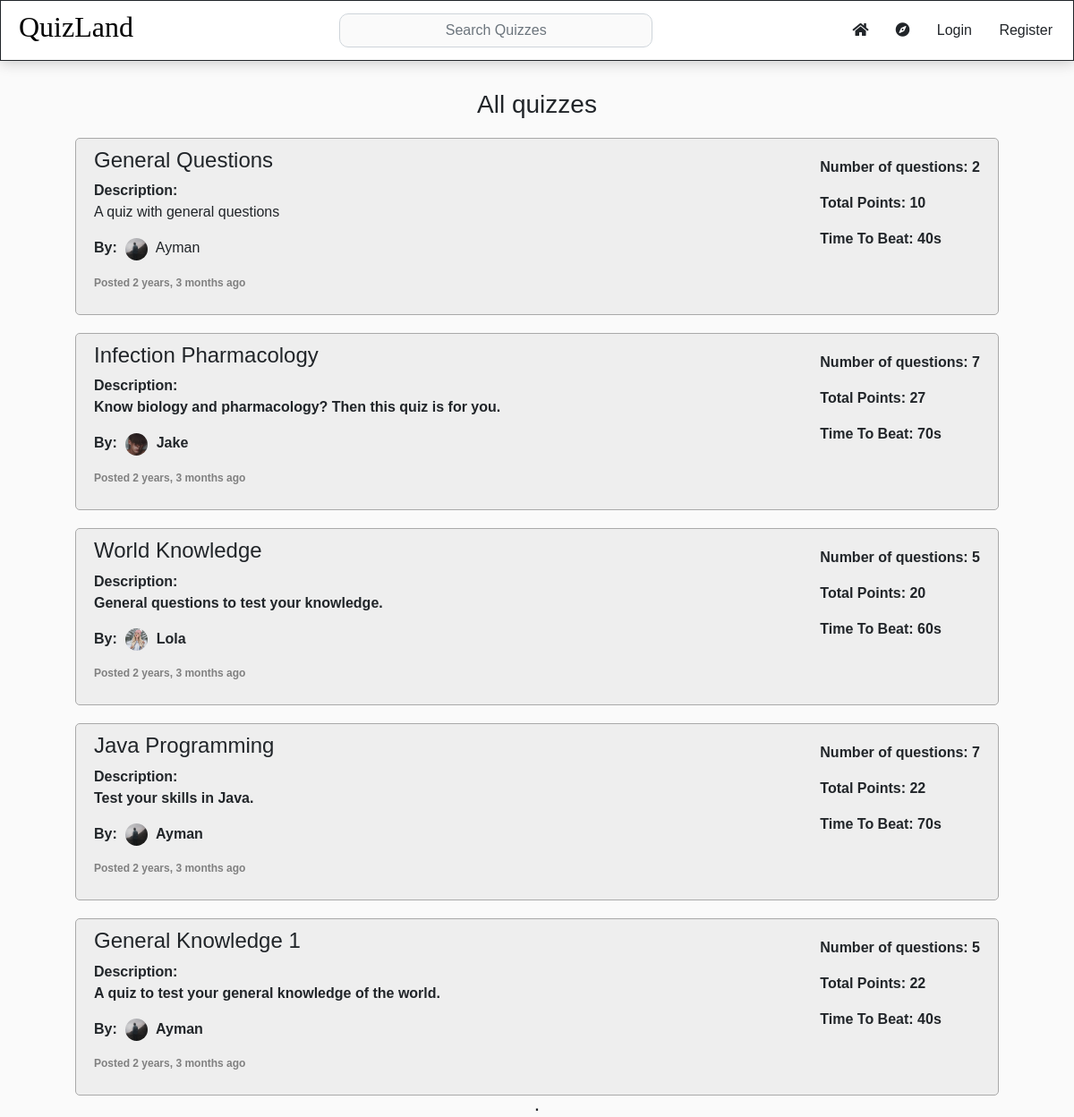
/explore, run on the app's committed database.
### quiz/models.py (models this page shows, shortened)
class quiz(models.Model):
    owner = models.ForeignKey(User, on_delete=models.CASCADE, related_name="quizzes")
    name = models.CharField(max_length=100)
    description = models.TextField(blank=True)
    totalpoints = models.IntegerField(default=0)
    n_ofquestions = models.IntegerField(default=0)
    date = models.DateTimeField(default=timezone.now)
    totaltime = models.IntegerField(default=0)
    def get_date(self):
        return humanize.naturaltime(self.date)

class User(AbstractUser):
    ppic = models.ImageField(upload_to='gallery', default="gallery/default.jpg", blank=True)

### quiz/views.py (the view)
# urls.py: path("explore", views.explore, name="explore"),
def explore (request):
        if request.user.is_authenticated:
            thisuser = User.objects.get(username=request.user.username)
            userinfo = profile.objects.get(owner=thisuser)
        else:
            thisuser = User.objects.none()
            userinfo = profile.objects.none()
        allquizzes = quiz.objects.all()
        latestquizzes = allquizzes.order_by('-date')
        paginatedquizzes = Paginator(latestquizzes, per_page=5)
        page_num = int(request.GET.get("page", 1))
        if page_num > paginatedquizzes.num_pages:
            raise Http404
        quizzes = paginatedquizzes.page(page_num)
        if is_ajax(request):
            return render (request, "explore_quiz.html", {
                "quizzes": quizzes,
            })
        return render (request, "explore.html", {
                "thisuserinfo": userinfo,
                "thisuser": thisuser,
                "quizzes": quizzes,
            })

### quiz/views.py (called while the page is built)
def is_ajax(request):
    return request.META.get("HTTP_X_REQUESTED_WITH") == "XMLHttpRequest"

### quiz/templates/explore.html
{% extends 'layout.html' %}
{% block body %}
<div class="main">
<div class="mrgin">
    <h3>All quizzes</h3>
    <div id="explore_quizzes">
        {% include 'explore_quiz.html' with quizzes=quizzes %}
    </div>
</div>
</div>
<div id = "ajaxdiv">
    <p>.</p>
</div>
{% endblock %}

### quiz/templates/explore_quiz.html
{% for quiz in quizzes %}
        <div class="quizcontainer_explore" onclick="location.href='quiz/{{ quiz.name }}'">
            <div class="firstcol">
                <h4 class="quizname">{{quiz.name}}</h4>
                {% if quiz.description %}
                    <p class="quizdesc">
                        <b>Description:</b><br>
                        {{quiz.description}}
                    </p>
                {% endif %}
                <p class="quizby"><b>By: </b><img class="quizpic" src="{{ quiz.owner.ppic.url }}"> {{quiz.owner.username}}</p>
                <p class="quizdate"><b>Posted {{quiz.get_date}}</p>
            </div>
            <div class="seccol">
                <p class="quiznumber"><b>Number of questions: </b>{{quiz.n_ofquestions}}</p>
                <p class="quizpoints"><b>Total Points: </b>{{quiz.totalpoints}}</p>
                {% if quiz.totaltime > 0 %}
                    <p class="quizpoints"><b>Time To Beat:  </b> {{quiz.totaltime}}s</p>
                {% endif %}
            </div>
        </div>
{% endfor %}

### quiz/static/homestyle.css (style rules this page uses)
body, html { font-family: 'Gill Sans', 'Gill Sans MT', Calibri, 'Trebuchet MS', sans-serif !important; height: 100%; }
.main { padding-top: 100px; }
.firstcol { float: left; }
.seccol { float: right; margin-top: 10px; margin-right: 10px; }
.quizcontainer_explore { background-color: rgb(238, 238, 238); margin-top: 20px; margin-left: 7%; margin-right: 7%; border-radius: 5px; padding: 10px; text-align: left; padding-left: 20px; overflow: hidden; border-style: solid; border-width: 1px; border-color: darkgray; }
.quizpic { height: 25px; width: 25px; border-radius: 25px; margin-right: 5px; margin-left: 5px; }
.quizdate { color: gray; font-size: 12px; }

### quiz/static/profile.css (style rules this page uses)
img { object-fit: cover; }

### data on the page
quiz: name "General Questions", description "A quiz with general questions", owner.ppic (picture), owner.username "Ayman", get_date "2 years, 3 months ago", n_ofquestions "2", totalpoints "10", totaltime "40"
quiz: name "Infection Pharmacology", description "Know biology and pharmacology? Then this quiz is for you.", owner.ppic (picture), owner.username "Jake", get_date "2 years, 3 months ago", n_ofquestions "7", totalpoints "27", totaltime "70"
quiz: name "World Knowledge", description "General questions to test your knowledge.", owner.ppic (picture), owner.username "Lola", get_date "2 years, 3 months ago", n_ofquestions "5", totalpoints "20", totaltime "60"
quiz: name "Java Programming", description "Test your skills in Java.", owner.ppic (picture), owner.username "Ayman", get_date "2 years, 3 months ago", n_ofquestions "7", totalpoints "22", totaltime "70"
quiz: name "General Knowledge 1", description "A quiz to test your general knowledge of the world.", owner.ppic (picture), owner.username "Ayman", get_date "2 years, 3 months ago", n_ofquestions "5", totalpoints "22", totaltime "40"
